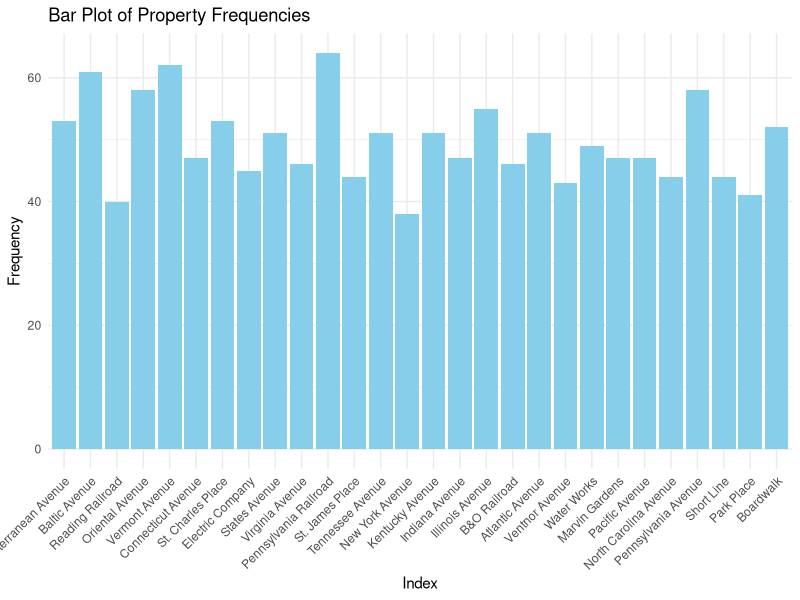

R code for this plot:
## ---- chunk 1
knitr::opts_chunk$set(echo = TRUE)
## ---- chunk 2

## ---- chunk 3

dice_1 <- function() {
  sample(1:6, 1)
}

dice_2 <- function() {
  sample(1:6, 1)
}

property_sum_10games <- c(0, 0, 0, 0, 0, 0, 0, 0, 0, 0, 0, 0, 0, 0, 0, 0, 0, 0, 0, 0, 0, 0, 0, 0, 0, 0, 0, 0)

for (game in 1:10) {
  game_board <- c(0, 0, 0, 0, 0, 0, 0, 0, 0, 0, 0, 0, 0, 0, 0, 0, 0, 0, 0, 0, 0, 0, 0, 0, 0, 0, 0, 0, 0, 0, 0, 0, 0, 0, 0, 0, 0, 0, 0, 0)

  players <- list(
    player1 <- 0,
    player2 <- 0,
    player3 <- 0,
    player4 <- 0
  )

  for (i in 1:50) {
    for (j in 1:4) {
      dice_total <- dice_1() + dice_2()
      players[[j]] <- (players[[j]] + dice_total) %% 41
      game_board[players[[j]]] <- game_board[players[[j]]] + 1
    }
  }

  properties <- game_board[c(2, 4, 6, 7, 9, 10, 12, 13, 14, 15, 16, 17, 19, 20, 22, 24, 25, 26, 27, 28, 29, 30, 32, 33, 35, 36, 38, 40)]
  
  property_sum_10games <- property_sum_10games + properties
}  

names(property_sum_10games) <- c("Mediterranean Avenue", "Baltic Avenue", "Reading Railroad", "Oriental Avenue", "Vermont Avenue", "Connecticut Avenue", "St. Charles Place", "Electric Company", "States Avenue", "Virginia Avenue", "Pennsylvania Railroad", "St. James Place", "Tennessee Avenue", "New York Avenue", "Kentucky Avenue", "Indiana Avenue", "Illinois Avenue", "B&O Railroad", "Atlantic Avenue", "Ventnor Avenue", "Water Works", "Marvin Gardens", "Pacific Avenue", "North Carolina Avenue", "Pennsylvania Avenue", "Short Line", "Park Place", "Boardwalk")

library(ggplot2)

prop_freq1 <- data.frame(
  property = factor(names(property_sum_10games), levels = names(property_sum_10games)),
  frequency = property_sum_10games
)

ggplot(prop_freq1, aes(x = property, y = frequency)) +
  geom_bar(stat = "identity", fill = "skyblue") +
  labs(x = "Index", y = "Frequency", title = "Bar Plot of Property Frequencies") +
  theme_minimal() +
  theme(axis.text.x = element_text(angle = 45, hjust = 1))
## ---- chunk 4
roll_die <- function(){
  double_count <- 0
  
  repeat {
    dice_1 <- sample(1:6, 1)
    dice_2 <- sample(1:6, 1)
    
    if(dice_1 == dice_2){
      double_count <- double_count + 1
      
      if(double_count == 3){
        #go to jail
      }
    } else {
      # next turn
    }
  }
}
## ---- chunk 5

## ---- chunk 6
